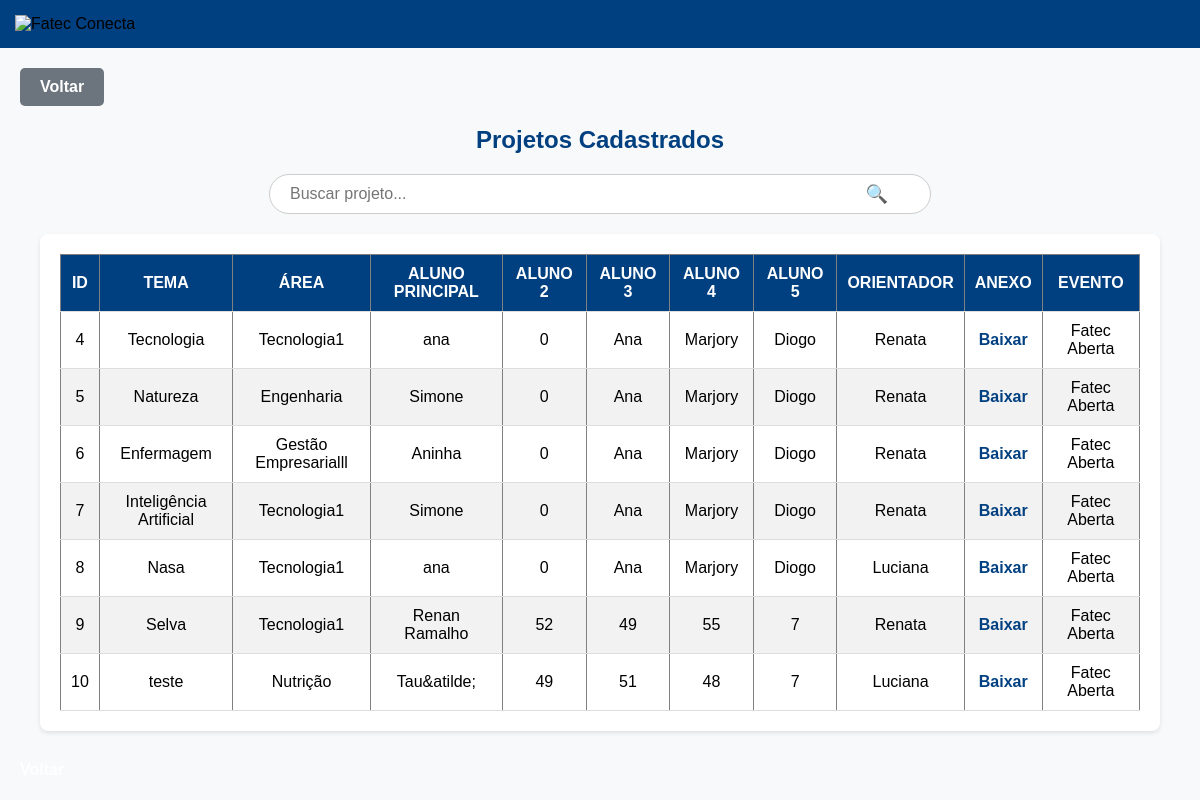
The app's page /menu_admin/listar_projetos.php with its own data.
### tables this page shows
CREATE TABLE `projeto` (
  `id_pro` int(11) NOT NULL,
  `id_area` int(11) NOT NULL,
  `tema` varchar(100) NOT NULL,
  `id_alu` int(11) NOT NULL,
  `aluno2` varchar(50) NOT NULL,
  `aluno3` varchar(50) NOT NULL,
  `aluno4` varchar(50) NOT NULL,
  `aluno5` varchar(50) NOT NULL,
  `orientador` varchar(100) NOT NULL,
  `inseriranexo` varchar(500) NOT NULL,
  `id_evento` int(11) NOT NULL,
  `status` enum('Pendente','Aprovado','Reprovado') DEFAULT 'Pendente'
);

CREATE TABLE `area` (
  `id_area` int(11) NOT NULL,
  `nome_area` varchar(255) NOT NULL
);

CREATE TABLE `alunos` (
  `id_alu` int(11) NOT NULL,
  `nome_alu` varchar(100) NOT NULL,
  `cpf_alu` varchar(14) NOT NULL,
  `id_cid` int(11) NOT NULL,
  `email_alu` varchar(50) NOT NULL,
  `fone_alu` varchar(15) NOT NULL,
  `id_curso` int(11) NOT NULL,
  `id_inst` int(11) NOT NULL,
  `senha_alu` text NOT NULL,
  `senhaconf_alu` varchar(30) NOT NULL,
  `data` date NOT NULL DEFAULT current_timestamp(),
  `tipo_alu` varchar(5) NOT NULL
);

CREATE TABLE `eventos` (
  `id_evento` int(11) NOT NULL,
  `nome_evento` varchar(100) NOT NULL,
  `evento_datainicio` date NOT NULL,
  `evento_datafim` date NOT NULL,
  `horario_evento` varchar(10) NOT NULL,
  `local_evento` varchar(50) NOT NULL,
  `status` enum('ativo','inativo') DEFAULT 'inativo',
  `descricao` text DEFAULT NULL,
  `imagem` varchar(255) DEFAULT NULL
);

### menu_admin/listar_projetos.php (the view, shortened to what this page needs)
<?php
$servername = "localhost";
$username = "root";
$password = "";
$dbname = "fatecconecta";
$conn = new mysqli($servername, $username, $password, $dbname);
$sql = "
    SELECT
        projeto.id_pro,
        projeto.tema,
        area.nome_area AS area_nome,
        aluno_principal.nome_alu AS aluno_principal,
        projeto.aluno2,
        projeto.aluno3,
        projeto.aluno4,
        projeto.aluno5,
        projeto.orientador,
        projeto.inseriranexo,
        eventos.nome_evento AS evento_nome
    FROM projeto
    LEFT JOIN area ON projeto.id_area = area.id_area
    LEFT JOIN alunos AS aluno_principal ON projeto.id_alu = aluno_principal.id_alu
    LEFT JOIN eventos ON projeto.id_evento = eventos.id_evento
";
$result = $conn->query($sql);
?>
<!DOCTYPE html>
<html lang="pt-br">
<head>
    <link rel="stylesheet" href="../css/lista_projetos.css">
</head>
<body>
<header>
    <img src="./imagem/logo_branco.png" alt="Fatec Conecta">
</header>
<div class="button-container">
    <a href="admin_itens.php" class="btn btn-back">Voltar</a>
</div>
<h2 class="title-center">Projetos Cadastrados</h2>
<div class="search-container">
    <input type="text" id="searchInput" class="search-input" placeholder="Buscar projeto..." onkeyup="buscarProjeto()">
</div>
<div class="table-container">
    <table id="projetosTable" border="1" cellpadding="10">
        <thead>
            <tr>
                <th>ID</th>
                <th>Tema</th>
                <th>Área</th>
                <th>Aluno Principal</th>
                <th>Aluno 2</th>
                <th>Aluno 3</th>
                <th>Aluno 4</th>
                <th>Aluno 5</th>
                <th>Orientador</th>
                <th>Anexo</th>
                <th>Evento</th>
            </tr>
        </thead>
        <tbody>
            <?php if ($result->num_rows > 0): ?>
                <?php while ($row = $result->fetch_assoc()): ?>
                    <tr>
                        <td><?= htmlspecialchars($row['id_pro']); ?></td>
                        <td><?= htmlspecialchars($row['tema']); ?></td>
                        <td><?= htmlspecialchars($row['area_nome']); ?></td>
                        <td><?= htmlspecialchars($row['aluno_principal']); ?></td>
                        <td><?= htmlspecialchars($row['aluno2']); ?></td>
                        <td><?= htmlspecialchars($row['aluno3']); ?></td>
                        <td><?= htmlspecialchars($row['aluno4']); ?></td>
                        <td><?= htmlspecialchars($row['aluno5']); ?></td>
                        <td><?= htmlspecialchars($row['orientador']); ?></td>
                        <td>
                        <a href="../<?= htmlspecialchars($row['inseriranexo']); ?>" download>Baixar</a>
                        </td>
                        <td><?= htmlspecialchars($row['evento_nome']); ?></td>
                    </tr>
                <?php endwhile; ?>
            <?php else: ?>
                <tr><td colspan="11">Nenhum projeto encontrado</td></tr>
            <?php endif; ?>
        </tbody>
    </table>
</div>
<a href="javascript:history.back()" class="btn">Voltar</a>
</body>
</html>

### css/lista_projetos.css (style rules this page uses)
body { font-family: Arial, sans-serif; background-color: #f8f9fa; margin: 0; padding: 0; }
header { background-color: #004080; padding: 15px; display: flex; align-items: center; justify-content: space-between; }
header img { width: 140px; }
.title-center { text-align: center; font-size: 24px; font-weight: bold; color: #004080; margin: 20px 0; }
.search-container { text-align: center; margin: 15px 0; }
.search-input { width: 50%; padding: 10px; font-size: 16px; border: 1px solid #ccc; border-radius: 5px; outline: none; transition: 0.3s; }
.table-container { width: 90%; margin: 20px auto; overflow-x: auto; background: white; border-radius: 8px; box-shadow: 0 2px 4px rgba(0, 0, 0, 0.1); padding: 20px; }
table { width: 100%; border-collapse: collapse; }
th, td { padding: 10px; text-align: center; border-bottom: 1px solid #ddd; }
th { background: #004080; color: white; text-transform: uppercase; }
tr:nth-child(even) { background-color: #f2f2f2; }
a { text-decoration: none; font-weight: bold; }
a[download] { color: #004080; }
.button-container { text-align: left; margin: 20px; }
.btn { display: inline-block; padding: 10px 20px; font-size: 16px; font-weight: bold; color: white; border-radius: 5px; text-decoration: none; text-align: center; transition: background-color 0.3s ease; border: none; cursor: pointer; }
.btn-back { background-color: #6c757d; }
.search-container { text-align: center; margin: 20px 0; position: relative; }
.search-input { width: 50%; padding: 10px 40px 10px 20px; font-size: 16px; border: 1px solid #ccc; border-radius: 25px; outline: none; transition: border-color 0.3s, box-shadow 0.3s; }
.search-container::after { content: "🔍"; position: absolute; right: 26%; top: 50%; transform: translateY(-50%); font-size: 18px; color: #0a4171; pointer-events: none; }

### menu_admin/listar_projetos.php (style rules this page uses)
.button-container { text-align: left; margin: 20px; }
.btn-back { display: inline-block; padding: 10px 20px; font-size: 16px; font-weight: bold; color: white; background-color: #6c757d; border-radius: 5px; text-decoration: none; transition: background-color 0.3s; }

### records on screen
projeto: id_pro "4", tema "Tecnologia", id_area.nome_area "Tecnologia1", id_alu.nome_alu "ana", aluno2 "0", aluno3 "Ana", aluno4 "Marjory", aluno5 "Diogo", orientador "Renata", id_evento.nome_evento "Fatec Aberta"
projeto: id_pro "5", tema "Natureza", id_area.nome_area "Engenharia", id_alu.nome_alu "Simone", aluno2 "0", aluno3 "Ana", aluno4 "Marjory", aluno5 "Diogo", orientador "Renata", id_evento.nome_evento "Fatec Aberta"
projeto: id_pro "6", tema "Enfermagem", id_area.nome_area "Gestão Empresarialll", id_alu.nome_alu "Aninha", aluno2 "0", aluno3 "Ana", aluno4 "Marjory", aluno5 "Diogo", orientador "Renata", id_evento.nome_evento "Fatec Aberta"
projeto: id_pro "7", tema "Inteligência Artificial", id_area.nome_area "Tecnologia1", id_alu.nome_alu "Simone", aluno2 "0", aluno3 "Ana", aluno4 "Marjory", aluno5 "Diogo", orientador "Renata", id_evento.nome_evento "Fatec Aberta"
projeto: id_pro "8", tema "Nasa", id_area.nome_area "Tecnologia1", id_alu.nome_alu "ana", aluno2 "0", aluno3 "Ana", aluno4 "Marjory", aluno5 "Diogo", orientador "Luciana", id_evento.nome_evento "Fatec Aberta"
projeto: id_pro "9", tema "Selva", id_area.nome_area "Tecnologia1", id_alu.nome_alu "Renan Ramalho", aluno2 "52", aluno3 "49", aluno4 "55", aluno5 "7", orientador "Renata", id_evento.nome_evento "Fatec Aberta"
projeto: id_pro "10", tema "teste", id_area.nome_area "Nutrição", id_alu.nome_alu "Tau&atilde;", aluno2 "49", aluno3 "51", aluno4 "48", aluno5 "7", orientador "Luciana", id_evento.nome_evento "Fatec Aberta"
